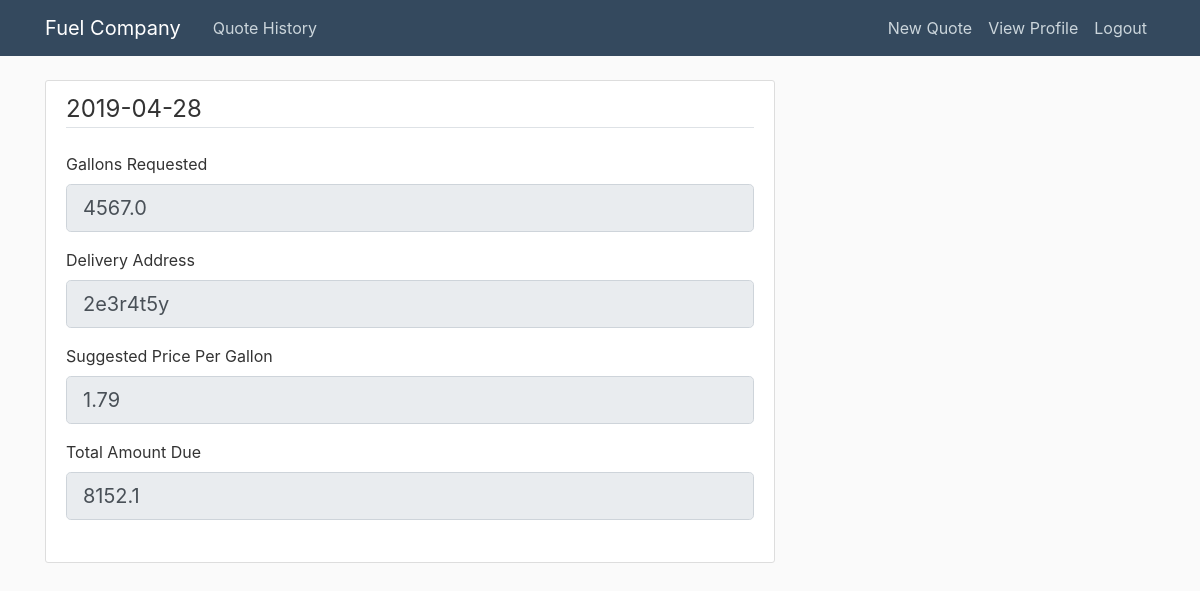
Screenshot of /quote/6 (signed in) with the database file from the repository.
### app/models.py (models this page shows, shortened)
class Quote(db.Model):
    id = db.Column(db.Integer, primary_key=True)
    gallons_requested = db.Column(db.Float(), nullable=False)
    date_requested = db.Column(db.Text(), nullable=False, default=datetime.utcnow)
    delivery_address = db.Column(db.String(120), nullable=False)
    suggested_price = db.Column(db.Float(), nullable=True)
    total_amount_due = db.Column(db.Float(), nullable=True)
    user_id = db.Column(db.Integer, db.ForeignKey('user.id'), nullable=False)

### app/quotes/routes.py (the view)
@quotes.route("/quote/<int:quote_id>")
@login_required
def quote(quote_id):
    quote = Quote.query.get_or_404(quote_id)
    form = QuoteForm()
    form.gallons_requested.data = quote.gallons_requested
    form.delivery_address.data = quote.delivery_address
    form.suggested_price.data = quote.suggested_price
    form.total_amount_due.data = quote.total_amount_due
    return render_template('quote.html', title=quote.date_requested, form=form)

### app/quotes/forms.py
class QuoteForm(FlaskForm):
    gallons_requested = FloatField('Gallons Requested',
                                   validators=[DataRequired()])
    delivery_address = StringField('Delivery Address', render_kw={'readonly': True})
    date_requested = DateField('Date Requested', format='%Y-%m-%d', validators=[DataRequired()])
    suggested_price = StringField('Suggested Price Per Gallon', render_kw={'readonly': True})
    total_amount_due = StringField('Total Amount Due', render_kw={'readonly': True})
    get_quote = SubmitField('Get Quote')
    get_price = SubmitField('Get Price')

### app/models.py (called while the page is built)
@login_manager.user_loader
def load_user(user_id):
    return User.query.get(int(user_id))

### app/templates/quote.html (shortened to what this page needs)
{% extends "layout.html" %}
{% block content %}
<div class="content-section">
    <form action="">
        <fieldset class="form-group">
            <legend class="border-bottom mb-4">{{ title }}</legend>
            <div class="form-group">
                {{ form.gallons_requested.label(class="form-control-label") }}
                {% if form.gallons_requested.errors %}
                {{ form.gallons_requested(class="form-control form-control-lg is-invalid") }}
                <div class="invalid-feedback">
                    {% for error in form.gallons_requested.errors %}
                    <span>{{ error }}</span>
                    {% endfor %}
                </div>
                {% else %}
                {{ form.gallons_requested(class="form-control form-control-lg", disabled=True) }}
                {% endif %}
            </div>
            <div class="form-group">
                {{ form.delivery_address.label(class="form-control-label") }}
                {% if form.delivery_address.errors %}
                {{ form.delivery_address(class="form-control form-control-lg is-invalid") }}
                <div class="invalid-feedback">
                    {% for error in form.delivery_address.errors %}
                    <span>{{ error }}</span>
                    {% endfor %}
                </div>
                {% else %}
                {{ form.delivery_address(class="form-control form-control-lg", disabled=True) }}
                {% endif %}
            </div>
            <div class="form-group">
                {{ form.suggested_price.label(class="form-control-label") }}
                {% if form.suggested_price.errors %}
                {{ form.suggested_price(class="form-control form-control-lg is-invalid") }}
                <div class="invalid-feedback">
                    {% for error in form.suggested_price.errors %}
                    <span>{{ error }}</span>
                    {% endfor %}
                </div>
                {% else %}
                {{ form.suggested_price(class="form-control form-control-lg", disabled=True) }}
                {% endif %}
            </div>
            <div class="form-group">
                {{ form.total_amount_due.label(class="form-control-label") }}
                {% if form.total_amount_due.errors %}
                {{ form.total_amount_due(class="form-control form-control-lg is-invalid") }}
                <div class="invalid-feedback">
                    {% for error in form.total_amount_due.errors %}
                    <span>{{ error }}</span>
                    {% endfor %}
                </div>
                {% else %}
                {{ form.total_amount_due(class="form-control form-control-lg", disabled=True) }}
                {% endif %}
            </div>
        </fieldset>
    </form>
</div>
{% endblock content %}

### app/static/main.css (style rules this page uses)
body { background: #fafafa; color: #333333; margin-top: 5rem; }
.content-section { background: #ffffff; padding: 10px 20px; border: 1px solid #dddddd; border-radius: 3px; margin-bottom: 20px; }

### app/templates/layout.html (style rules this page uses)
body { counter-reset: Serial; }

### rows the page displays
Quote: date_requested "2019-04-28", gallons_requested "4567.0", delivery_address "2e3r4t5y", suggested_price "1.79", total_amount_due "8152.1"
